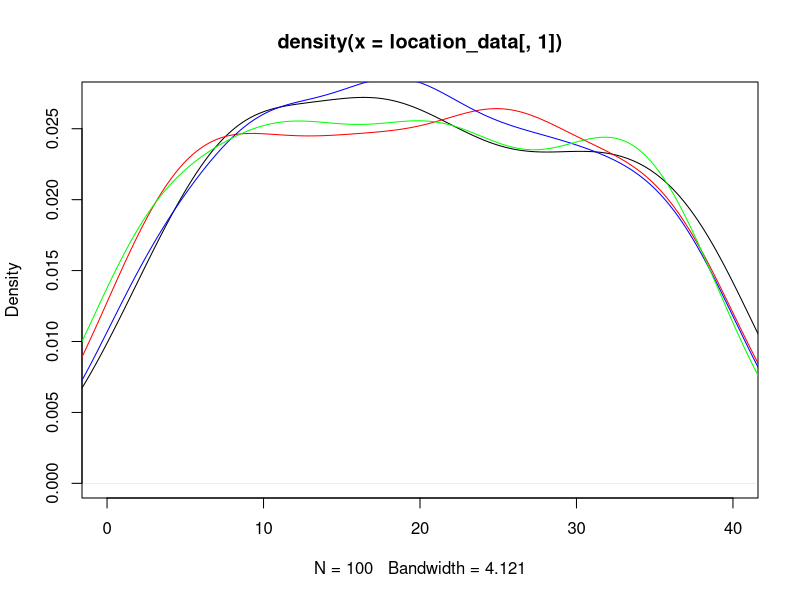
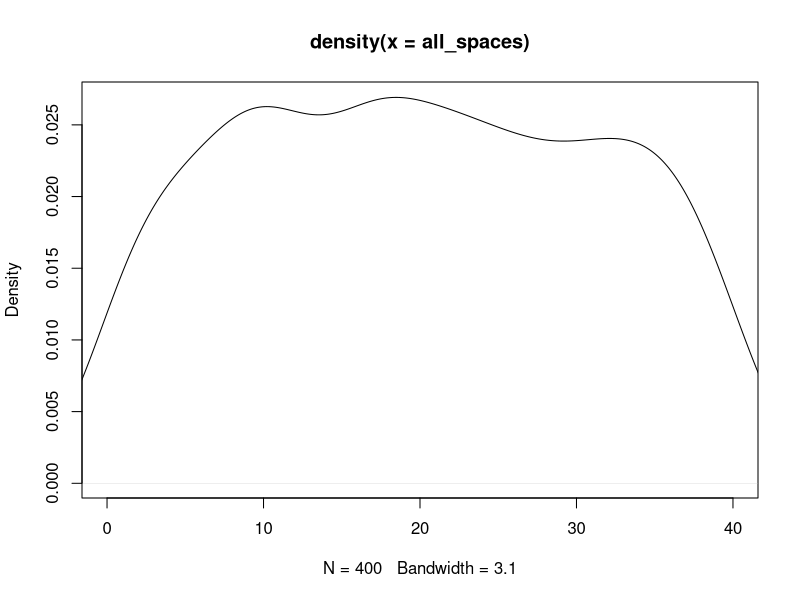
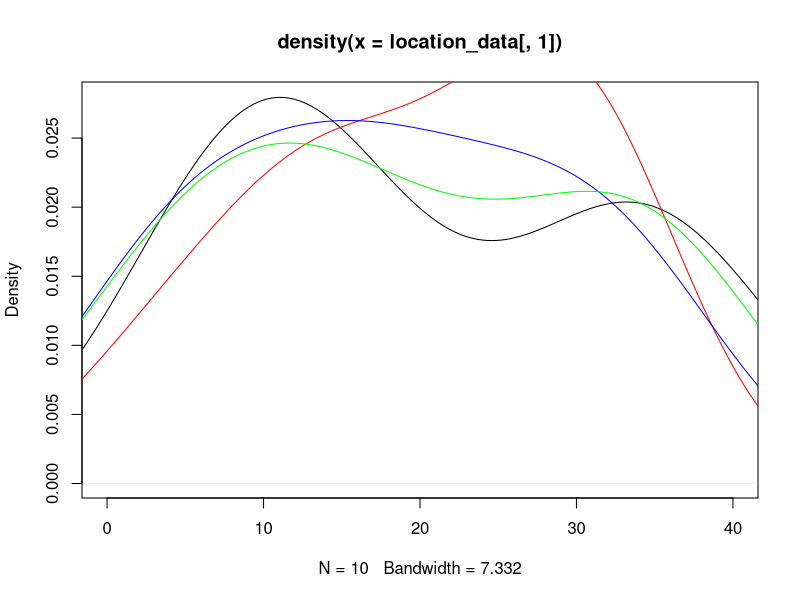
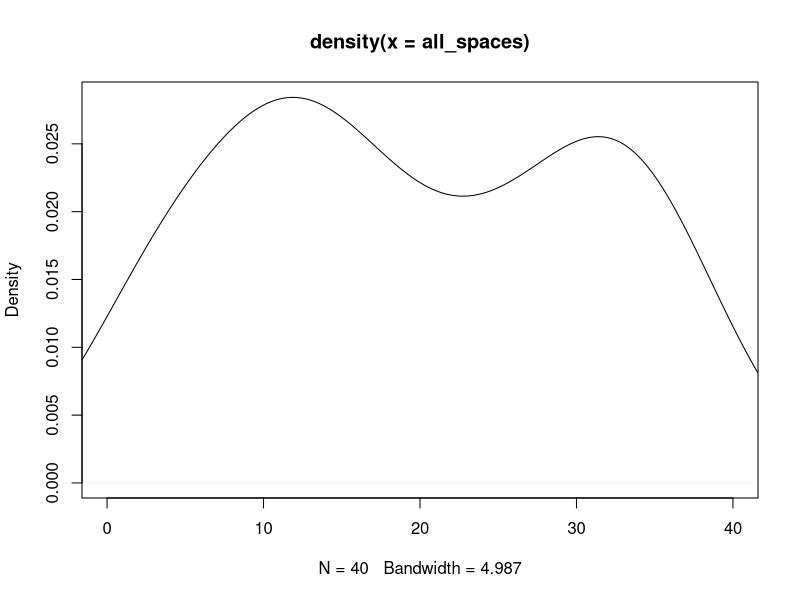
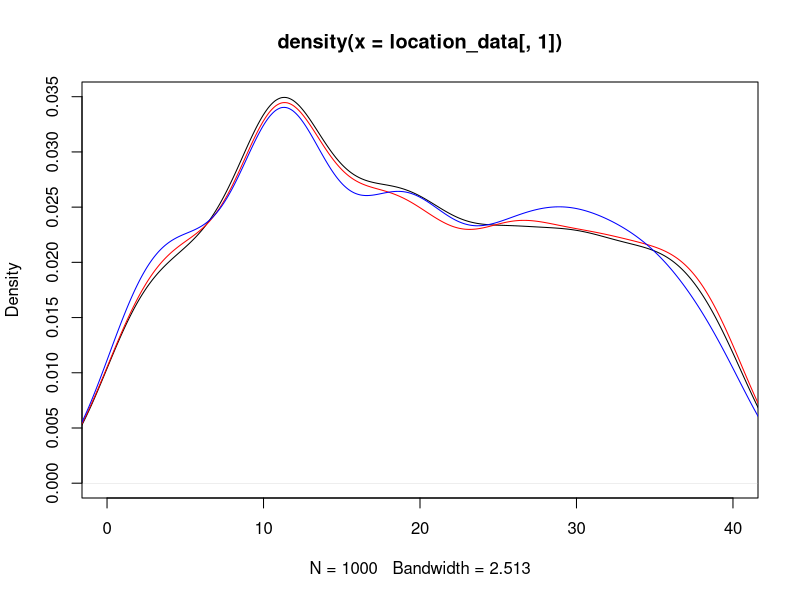
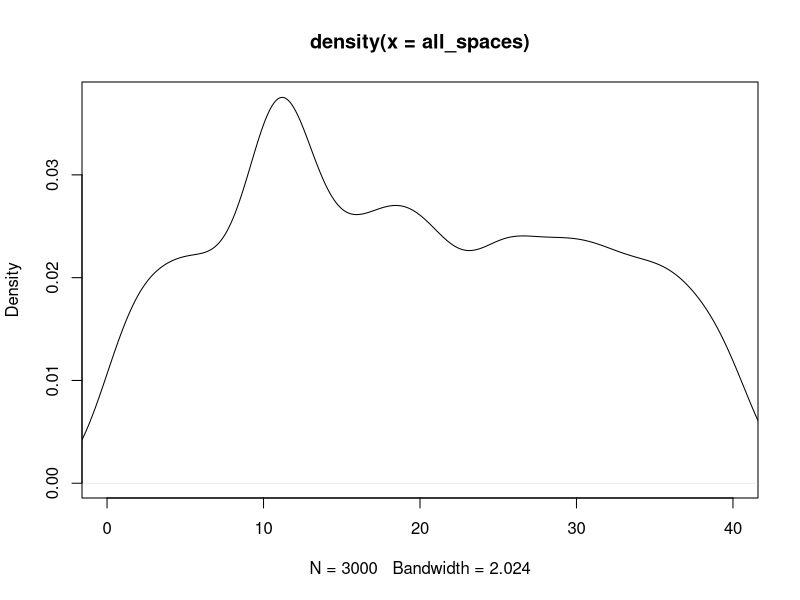

These figures' R source, in order: (Note: this script raises an error after producing the figures.)
## ---- chunk 1
knitr::opts_chunk$set(echo = TRUE)
## ---- chunk 2
#libraries
library(dplyr)
library(ggplot2)
## ---- chunk 3
#Kayleigh
##LET'S GET MOVING

monopolyBoard <- read.csv("MonopolyBoard.csv", header = T)
monopolyBoard

# Using dice rolls to determine where a player will land on the board
#input: "location"; a number 1-40; where the player is on the board
#output: the amount of spaces the player will move until they are on their new location

#note that this is only accounting for standard dice rolls, no special rules yet...

lets_move = function(location) {
  dice_roll_1 <- sample(1:6, 1, replace = TRUE)
  dice_roll_2 <- sample(1:6, 1, replace = TRUE)
  
  roll_total <- sum(dice_roll_1, dice_roll_2)
  roll_double <- dice_roll_1 == dice_roll_2
  
    location = location + roll_total
    
  if (location <= 40) {
    location = location
  } else {
    location = location - 40
  }
  
  space = monopolyBoard$name[monopolyBoard$spaces == location]
  
  print("You're moving forward...")
  print(roll_total)
  
  print("You're on space...")
  print(location)
  
  #print(space) #This prints out the name of the space that they land on. 
}

#testers
lets_move(1)
lets_move(25)
lets_move(38)
lets_move(40)



#A function to move players around the board and to play Monopoly!
#input: "turns"; the amount of turns we should take
#output: a player's new location on the board

lets_play = function(turns) {
  location = 1
  print("Starting Location: GO!")
  for (i in 1:turns) {
    location = lets_move(location)
  }
  print("You've landed on...")
  return(location)
}



lets_play(10) #tester #in this example if you look at a reference monopoly board and "walk" your way around the board with each move being the number in each output, you'll land on the space on the board corresponding to the final output (when counting "GO" as 1 and/or 40) 

#testers 
#"lets_move" and "lets_play" have both been edited to print out phrases for each roll and move to make it easier to determine how the player is moving. 
#"You're moving forward..." gives the player's roll
#"You're on space..." is the players position after 1 turn/"lets_move"
  # Later try to switch this print statement to the name of the spot that the player is on 
#"You've landed on..." gives the final location after running "lets_play" for "x" turns.
  # Later try to switch this print statement to the name of the spot that the player is on 

lets_play(3)
lets_play(10)

## ---- chunk 4
##DOUBLE DOWN

##WORK IN PROGRESS

#A function using dice rolls to determine how many spaces a player will move with the additional rules for "doubles" in Monopoly
#input: "location"; a number 1-40 where the player is on the board
#outut: the number of spaces the player will move on the board, with the special case of rolling three "doubles" and landing in jail
double_down = function(location) {
  dice_roll_1 <- sample(1:6, 1, replace = TRUE)
  dice_roll_2 <- sample(1:6, 1, replace = TRUE)
  
  roll_total <- sum(dice_roll_1, dice_roll_2)
  roll_double <- dice_roll_1 == dice_roll_2
  
  print("roll was")
  print(roll_total)
    
  if (roll_double) {
    
    dice_roll_3 <- sample(1:6, 1, replace = TRUE)
    dice_roll_4 <- sample(1:6, 1, replace = TRUE)
    
    roll_total_2 <- sum(dice_roll_3, dice_roll_4)
    roll_double_2 <- dice_roll_3 == dice_roll_4
    
    print("roll double was")
    print(roll_total_2)

    
    if (roll_double_2) {
      dice_roll_5 <- sample(1:6, 1, replace = TRUE)
      dice_roll_6 <- sample(1:6, 1, replace = TRUE)
      
      roll_total_3 <- sum(dice_roll_5, dice_roll_6)
      roll_double_3 <- dice_roll_5 == dice_roll_6
      
      print("roll double was")
      print(roll_total_3)
      
      if (roll_double_3) {
        location = 11 #Jail
        print("doubles, doubles, doubles")
        print("You're going to JAIL!")
        
      } else {
        location = location + roll_total + roll_total_2 + roll_total_3
        print("doubles, doubles, not doubles")
        print("You're moving forward...")
        print(roll_total + roll_total_2 + roll_total_3)
      }
    } else {
      location = location + roll_total + roll_total_2
      print("doubles, not doubles")
      print("You're moving forward...")
      print(roll_total+roll_total_2)
    }
  } else {
    location = location + roll_total
    print("no doubles")
    print("You're moving forward...")
    print(roll_total)
  }

    
  if (location <= 40) {
    location = location
  } else {
    location = location - 40
  }

  
  print("You're on space...")
  print(location)
}

double_down(1)
#text out in the function is kinda funky right but it's just to make sure its working right
#In final version switch all dice rolls to sample(1:6,...)

## ---- chunk 5
##CHANCE AND COMMUNITY CHEST CARDS
Card_Numbers <- c(1, 2, 3, 4, 5, 6, 7, 8, 9, 10, 11, 12, 13, 14, 15, 16)

Chance_Cards <- c("Advance to Boardwalk", "Advance to Go (Collect $200)", "Advance to Illinois Avenue. If you pass Go, collect $200", "Advance to St. Charles Place. If you pass Go, collect $200", "Advance to the nearest Railroad. If unowned, you may buy it from the Bank. If owned, pay owner twice the rental to which they are otherwise entitled", "Advance to the nearest Railroad. If unowned, you may buy it from the Bank. If owned, pay owner twice the rental to which they are otherwise entitled", "Advance token to nearest Utility. If unowned, you may buy it from the Bank. If owned, throw dice and pay owner a total ten times amount thrown", "Bank pays you dividend of $50", "Get Out of Jail Free", "Go Back 3 Spaces", "Go to Jail. Go directly to Jail, do not pass Go, do not collect $200", "Make general repairs on all your property. For each house pay $25. For each hotel pay $100", "Speeding fine $15", "Take a trip to Reading Railroad. If you pass Go, collect $200", "You have been elected Chairman of the Board. Pay each player $50", "Your building loan matures. Collect $150")

Chance <- data.frame(Chance_Cards, Card_Numbers)
Chance
##Chance cards to move a player to a new space:
  #1 -> Advance to Boardwalk (space 40)
  #2 -> Advance to Go (space 1)
  #3 -> Advance to Illinois Avenue (space 25)
  #4 -> Advance to St. Charles Place (space 12)
  #5 -> Advance to nearest Railroad (space(s) 6, 16, 26, 36)
  #6 -> Advance to nearest Railraod (space(s) 6, 16, 26, 36)
  #7 -> Advance to nearest Utility (space(s) 13, 29)
  #11 -> Go to Jail (space 11)
  #14 -> Take a trip to Reading Railroad (space 6)

Community_Chest_Cards <- c("Advance to Go (Collect $200)", "Bank error in your favor. Collect $200", "Doctor’s fee. Pay $50", "From sale of stock you get $50", "Get Out of Jail Free", "Go to Jail. Go directly to jail, do not pass Go, do not collect $200", "Holiday fund matures. Receive $100", "Income tax refund. Collect $20", "It is your birthday. Collect $10 from every player", "Life insurance matures. Collect $100", "Pay hospital fees of $100", "Pay school fees of $50", "Receive $25 consultancy fee", "You are assessed for street repair. $40 per house. $115 per hotel", "You have won second prize in a beauty contest. Collect $10", "You inherit $100")

Community_Chest <- data.frame(Community_Chest_Cards, Card_Numbers)
Community_Chest

##Community Chest Cards that move a player to a new space:
  #1 -> Advance to GO (space 1)
  #5 -> Go to Jail (space 11)

## ---- chunk 6
# heidi

#the function "who_goes_first" simulates the initial roll before the game begins in order to determine which player goes first
# input is a number of how many players are going to be playing
# output is the value of each players roll and the player that will start the game based on who had the highest roll
who_goes_first <- function(num_players){
  initial_rolls <- c()
  for (i in 1:num_players) {
    player_i_roll <- sum(sample(1:6, 2, replace=TRUE))
    initial_rolls <- c(initial_rolls, player_i_roll) # vector of every player's roll
    print(paste("Player", i, "rolled", player_i_roll))
  }
  cat("\n")
  if(sum(initial_rolls == max(initial_rolls)) >= 2){
    while (sum(initial_rolls == max(initial_rolls)) >= 2) { # if players tied for highest number
      tied_players <- which(initial_rolls==max(initial_rolls)) # identify which players tied
      print("It's a tie! Roll again")
      cat("\n")
      tie_breaker_rolls <- c()
      for (i in tied_players) { # tied players roll again
       player_i_roll2 <- sum(sample(1:6, 2, replace=TRUE))
       tie_breaker_rolls <- c(tie_breaker_rolls, player_i_roll2)
       print(paste("Player", i, "rolled", player_i_roll2))
      }
      initial_rolls <- tie_breaker_rolls
      highest_roll <- max(tie_breaker_rolls)
      highest_player2 <- tied_players[which(tie_breaker_rolls == highest_roll)]
    }
    cat("\n")
    print(paste("Player", highest_player2, "goes first!"))
  }
  else {
    highest_player <- which.max(initial_rolls) # who rolled the highest number
    print(paste("Player", highest_player, "goes first!"))
  }
}

who_goes_first(4) # test function

## ---- chunk 7
# Olivia
# Website for data: https://stat-jet-asu.github.io/Datasets/InstructorDescriptions/monopoly.html

monopolyBoard <- read.csv("MonopolyBoard.csv", header = T)
head(monopolyBoard)

# Kayleigh's lets_play function from above incorporating players and density plots
# uses lets_move function from above
# input: turns, # of turns to iterate through; players, number of players (2-4)
# output: density plot with a line for each player's frequency of spaces landed on 
# & density plot for the combined frequency of spaces landed on for all players

lets_play = function(turns, players) {
  location_data <- as.data.frame(matrix(nrow = turns, ncol = players))
  
for (j in 1:players) {
  location = 1
  
  for (i in 1:turns) {
    
    location = lets_move(location)
    location_data[i,j] <- location
    }
  }
  
  # creates density plot of frequency of landing on each space for each player
  plot(density(location_data[,1]), xlim = c(0,40), col = "black")
  
  colors <- c("red", "blue", "green")
  
  for (k in 2:players) {
  lines(density(location_data[,k]), col = colors[k-1]) # adds a density line for each player after the first
  }
  
  # creates density plot for total frequency landing on each space (all players spaces included)
  all_spaces <- as.vector(as.matrix(location_data))
  plot(density(all_spaces), xlim = c(0,40), col = "black")
  
}
lets_play(100, 4)

## ---- chunk 8

who_goes_first2 <- function(num_players){
  initial_rolls <- c()
  for (i in 1:num_players) {
    player_i_roll <- sum(sample(1:6, 2, replace=TRUE))
    initial_rolls <- c(initial_rolls, player_i_roll) # vector of every player's roll
#    print(paste("Player", i, "rolled", player_i_roll))
  }
  cat("\n")
  if(sum(initial_rolls == max(initial_rolls)) >= 2){
    while (sum(initial_rolls == max(initial_rolls)) >= 2) { # if players tied for highest number
      tied_players <- which(initial_rolls==max(initial_rolls)) # identify which players tied
#      print("It's a tie! Roll again")
#      cat("\n")
      tie_breaker_rolls <- c()
      for (i in tied_players) { # tied players roll again
       player_i_roll2 <- sum(sample(1:6, 2, replace=TRUE))
       tie_breaker_rolls <- c(tie_breaker_rolls, player_i_roll2)
#       print(paste("Player", i, "rolled", player_i_roll2))
      }
      initial_rolls <- tie_breaker_rolls
      highest_roll <- max(tie_breaker_rolls)
      highest_player2 <- tied_players[which(tie_breaker_rolls == highest_roll)]
    }
#    cat("\n")
#    print(paste("Player", highest_player2, "goes first!"))
  }
  else {
    highest_player <- which.max(initial_rolls) # who rolled the highest number
#    print(paste("Player", highest_player, "goes first!"))
#    return(highest_player)
  
    
  # creating player order
  player_order <- length(num_players)
  player_order[1] <- as.integer(highest_player)

 for (j in 2:num_players) {
    
  player_order[j] <- as.integer(player_order[j-1] + 1)
  if (player_order[j] > num_players) {
    player_order[j] <- 1
  }
 }
  print(player_order)
  }
  
  playerlist <- (list(highest_player, player_order))
  return(playerlist)
}

who_goes_first2(4)

## ---- chunk 9
# Question number 3 -- including jail and double rolls


lets_move2 = function(location) {
  dice_roll_1 <- sample(1:6, 1, replace = TRUE)
  dice_roll_2 <- sample(1:6, 1, replace = TRUE)
  
  roll_total <- sum(dice_roll_1, dice_roll_2)
  roll_double <- dice_roll_1 == dice_roll_2
  
    location = location + roll_total # updates location to be previous location + roll total
    double3 = "false" # double3 is assigned "true" if the player double rolls 3x (as seen in if statement below), otherwise it is assigned "false" 
    
  # first double roll -> roll again
  if (roll_double == TRUE) {
    dice_roll_3 <- sample(1:6, 1, replace = TRUE)
    dice_roll_4 <- sample(1:6, 1, replace = TRUE)
    
    roll_total2 <- sum(dice_roll_3, dice_roll_4)
    roll_double2 <- dice_roll_3 == dice_roll_4
    
    location = location + roll_total2
    double3 = "false"
    
    # if player is at a location past 40, subtract 40 so they go back to the GO space at location "41"
    # this is included in each if statement below so that it applies if player has to roll again
    if (location <= 40) {
      location = location
    } else {
      location = location - 40
    }
     
      # second double roll -> roll again
      if (roll_double2 == TRUE) {
        dice_roll_5 <- sample(1:6, 1, replace = TRUE)
        dice_roll_6 <- sample(1:6, 1, replace = TRUE)
    
        roll_total3 <- sum(dice_roll_5, dice_roll_6)
        roll_double3 <- dice_roll_5 == dice_roll_6
    
        location = location + roll_total3
        double3 = "false"
        
        if (location <= 40) {
          location = location
        } else {
          location = location - 40
        }
        
        # third double roll -> go to jail
          if (roll_double3 == TRUE) {
            location = monopolyBoard$spaces[monopolyBoard$name == "Jail"]
            double3 = "true"
          }
      }
  }  
    
  if (location <= 40) {
    location = location
  } else {
    location = location - 40
  }
  
  listdata <- (list(location, double3)) # creates list for outputs "location" and "double3"
  # if you need to access location from this function, use lets_move2(location)[[1]]
  # if you need to access double3, use lets_move2(double3)[[2]]
  return(listdata)
  
}


## ---- chunk 10


lets_play2 = function(turns, players) {
  
  location_data <- as.data.frame(matrix(nrow = turns, ncol = players)) # dataframe will keep data for locations of players for each turn
  double3data <- as.data.frame(matrix(nrow = turns, ncol = players)) # dataframe will say "true" if player double rolled 3x (which lands them in jail) and "false" if they didn't double roll 3x
  
  for (j in 1:players) { # rotates through each player
    location = 1 # each player starts at location 1
    double3 = 0 # initializing "double3" which will be later assigned a "true" or "false" based on if player double rolled 3x
  
    for (i in 1:turns) { # iterates through number of turns
      
        location = lets_move2(location)[[1]] # takes location from lets_move2 function and assigns it to location
        location_data[i,j] <- as.integer(location) # puts location value into the dataframe of locations for each player
        double3data[i,j] <- lets_move2(double3)[[2]] # takes "true" or "false" value from double3 and adds it to double3data dataframe
        
      # deals with landing in jail from "go to jail" space and staying there for next 3 turns
      if (31 %in% location_data[i-1,j]) { # if you landed on 31 in the last turn (i-1 turn), you go to jail (space 11) for the ith turn
        location <- 11
        location_data[i,j] <- as.integer(location) # new location is 11
      } else if (11 %in% location_data[i-1,j] & 31 %in% location_data[i-2,j]) { # if you were on space 11 last turn AND you were on space 31 2 turns ago, you stay in jail (space 11) for turn i
        location <- 11
        location_data[i,j] <- as.integer(location)
      } else if (11 %in% location_data[i-2,j] & 31 %in% location_data[i-3,j]) {
        location <- 11
        location_data[i,j] <- as.integer(location)
      }
        
      # landing in jail from 3x double roll and staying there for next 3 turns
      if (11 %in% location_data[i,j] & "true" %in% double3data[i-1,j]) { # if player's location is 11 (jail) and double3data is"true" (player double rolled 3x), player stays in jail. all 3 if/else if statements keep player in jail for the next 3 turns
        location <- 11
        location_data[i,j] <- as.integer(location)
      } else if (11 %in% location_data[i-1,j] & "true" %in% double3data[i-2,j]) { # 
        location <- 11
        location_data[i,j] <- as.integer(location)
      } else if (11 %in% location_data[i-2,j] & "true" %in% double3data[i-3,j]) {
        location <- 11
        location_data[i,j] <- as.integer(location)
      }
        
    }
  }
  #print(location_data)
  
  # creates density plot of frequency of landing on each space for each player
  plot(density(location_data[,1]), xlim = c(0,40), col = "black")
  
  colors <- c("red", "blue", "green")
  
  for (k in 2:players) {
    lines(density(location_data[,k]), col = colors[k-1]) # adds a density line for each player after the first
  }
  
  # creates density plot for total frequency landing on each space (all players spaces included)
  all_spaces <- as.vector(as.matrix(location_data))
  plot(density(all_spaces), xlim = c(0,40), col = "black")
  
}
 
lets_play2(10, 4)


# how should we go about recording spaces landed on when double rolls occur?

## ---- chunk 11
#4 - Kayleigh and Maddie 
#Chance - spaces 8, 23, 37
#Community Chest - spaces 3, 18, 34
Chance

Drawing_Chance = function(location) {
  location = location
  draw_card <- sample(1:16, 1, replace = TRUE)
  player_card <- Chance$Chance_Cards[draw_card]
  print(player_card)
  
      if(draw_card == 1) {
        location = 1
      }
      
      if(draw_card == 2) {
        location = 1
      }
      
      if(draw_card == 3) {
        location = 25
      }
  
      if(draw_card == 4){
        location = 12
      }
    
      if(draw_card == 5){
        if(location >= 37 && location <= 5){
              location = 6
            } else {
              if (location >= 6 && location <= 15){
                location = 16
              } else {
                if(location >= 16 && location <= 25){
                  location = 26
                } else {
                  location = 36
                }
              }
            }
    }
  
    if(draw_card == 6){
        if(location >= 37 && location <= 5){
              location = 6
            } else {
              if (location >= 6 && location <= 15){
                location = 16
              } else {
                if(location >= 16 && location <= 25){
                  location = 26
                } else {
                  location = 36
                }
              }
            }
    }
  
    if(draw_card == 7){
        if(location >= 29 && location <= 12){
              location = 13
            } else {
              location = 29
    }
  }
  
    if(draw_card == 11) {
      location = 11
    }
  
    if(draw_card == 14) {
      location = 6
    }
  
    if(draw_card == 10) {
      location = location - 3
    }
  
    location = location
    return(location)
}

Drawing_Community_Chest = function(location) {
  location = location
  draw_card_chest <- sample(1:16, 1, replace = TRUE)
  player_card_chest <- Community_Chest$Community_Chest_Cards[draw_card_chest]
  print(player_card_chest)
  print(location)
  
  if (draw_card_chest == 1) {
    location = 1
  } else {
    if (draw_card_chest == 6) {
    location = 11
    } else {
      location = location
    }
  
  }
  
  location = location 
  return(location)
}


lets_move3 = function(location) {
  dice_roll_1 <- sample(1:6, 1, replace = TRUE)
  dice_roll_2 <- sample(1:6, 1, replace = TRUE)
  
  roll_total <- sum(dice_roll_1, dice_roll_2)
  roll_double <- dice_roll_1 == dice_roll_2
  
    location = location + roll_total
    double3 = "false"

  if (location <= 40) {
      location = location
  } else {
      location = location - 40
  }

  
  if(location == 8 || location == 23 || location == 27) {
    location = Drawing_Chance(location)

  }
  
  if(location == 3 || location == 18 || location == 34) {
    location = Drawing_Community_Chest(location)

  }
    
  # first double roll -> roll again
  if (roll_double == TRUE) {
    dice_roll_3 <- sample(1:6, 1, replace = TRUE)
    dice_roll_4 <- sample(1:6, 1, replace = TRUE)
    
    roll_total2 <- sum(dice_roll_3, dice_roll_4)
    roll_double2 <- dice_roll_3 == dice_roll_4
    
    location = location + roll_total2
    double3 = "false"
    
    if (location <= 40) {
      location = location
    } else {
      location = location - 40
    }
    
    
    if(location == 8 || location == 23 || location == 27) {
    location = Drawing_Chance(location)
    }
  
  if(location == 3 || location == 18 || location == 34) {
    location = Drawing_Community_Chest(location)
    }
     
      # second double roll -> roll again
      if (roll_double2 == TRUE) {
        dice_roll_5 <- sample(1:6, 1, replace = TRUE)
        dice_roll_6 <- sample(1:6, 1, replace = TRUE)
    
        roll_total3 <- sum(dice_roll_5, dice_roll_6)
        roll_double3 <- dice_roll_5 == dice_roll_6
    
        location = location + roll_total3
        double3 = "false"
        
        if (location <= 40) {
          location = location
        } else {
          location = location - 40
        }
        
        if(location == 8 || location == 23 || location == 27) {
          location = Drawing_Chance(location)
        }
  
        if(location == 3 || location == 18 || location == 34) {
          location = Drawing_Community_Chest(location)
         
        }
        
        # third double roll -> go to jail
          if (roll_double3 == TRUE) {
            location = monopolyBoard$spaces[monopolyBoard$name == "Jail"]
            double3 = "true"
          }
      }
  }  
   
  location = location 
  listdata <- (list(location, double3))
  return(listdata)
  
}

lets_move3(1)


lets_play3 = function(turns, players) {
  
  location_data <- as.data.frame(matrix(nrow = turns, ncol = players))
  double3data <- as.data.frame(matrix(nrow = turns, ncol = players))
  
  for (j in 1:players) {
    location = 1
    double3 = 0
  
    for (i in 1:turns) {
      
        location = lets_move3(location)[[1]]
        location_data[i,j] <- as.integer(location)
        double3data[i,j] <- lets_move3(double3)[[2]]
        
      # deals with landing in jail from "go to jail" space and staying there for next 3 turns
      if (31 %in% location_data[i-1,j]) { # if you land on 31 (go to jail), next location is in jail (space 11)
        location <- 11
        location_data[i,j] <- as.integer(location)
      } else if (11 %in% location_data[i-1,j] & 31 %in% location_data[i-2,j]) {
        location <- 11
        location_data[i,j] <- as.integer(location)
      } else if (11 %in% location_data[i-2,j] & 31 %in% location_data[i-3,j]) {
        location <- 11
        location_data[i,j] <- as.integer(location)
      }
        
      # landing in jail from 3x double roll and staying there for next 3 turns
      if (11 %in% location_data[i,j] & "true" %in% double3data[i-1,j]) { # "true" means player double rolled 3x -> jail
        location <- 11
        location_data[i,j] <- as.integer(location)
      } else if (11 %in% location_data[i-1,j] & "true" %in% double3data[i-2,j]) { # 
        location <- 11
        location_data[i,j] <- as.integer(location)
      } else if (11 %in% location_data[i-2,j] & "true" %in% double3data[i-3,j]) {
        location <- 11
        location_data[i,j] <- as.integer(location)
      }
        
    }
  }
  #print(location_data)
  
  # creates density plot of frequency of landing on each space for each player
  plot(density(location_data[,1]), xlim = c(0,40), col = "black")
  
  colors <- c("red", "blue", "green")
  
  for (k in 2:players) {
    lines(density(location_data[,k]), col = colors[k-1]) # adds a density line for each player after the first
  }
  
  # creates density plot for total frequency landing on each space (all players spaces included)
  all_spaces <- as.vector(as.matrix(location_data))
  plot(density(all_spaces), xlim = c(0,40), col = "black")
  
}

lets_play3(1000,3)
## ---- chunk 12

monopolyBoard1 <- read.csv("MonopolyBoard.csv", header = T)
head(monopolyBoard1)

kaciesboard <- monopolyBoard1 %>% select(., "name", "type", "color", "spaces")
kaciestibble <- as_tibble(kaciesboard)
kaciestibble

freq <- kaciestibble %>% ggplot(., mapping=aes(x="names" )) +geom_freqpoly()

freq
 
## ---- chunk 13
#hello
dice_roll <- sum(sample(1:6, 2, replace = TRUE))

#Need to figure out how to exchange money between players
Chance_Money <- function(money){
  money = money
  draw_card <- sample(1:16, 1, replace = TRUE)
  player_card <- Chance$Chance_Cards[draw_card]
  print(player_card)
  
  if(draw_card == 2){
    money = money + 200
  }
  
  if(draw_card == 8){
    money = money + 50
  }
  
  if(draw_card == 12){
    if(properties == 5){
      money = money - 125
    }
    if(properties == 6){
      money = money - 150
    }
  }
  
  if(draw_card == 13){
    money = money - 15
  }
  
  if(draw_card == 16){
    money = money + 150
  }
}

#Need to figure out how to exchange money between players
Community_Chest_Money <- function(money){
  money = money
  draw_card <- sample(1:16, 1, replace = TRUE)
  player_card <- Community_Chest$Community_Chest_Cards[draw_card]
  print(player_card)
  
  if(draw_card == 1){
    money = money + 200
  }
  
  if(draw_card == 2){
    money = money + 200
  }
  
  if(draw_card == 3){
    money = money - 50
  }
  
  if(draw_card == 4){
    money = money + 50
  }
  
  if(draw_card == 7){
    money = money + 100
  }
  
  if(draw_card == 8){
    money = money + 20
  }
  
  if(draw_card == 10){
    money = money + 100
  }
  
  if(draw_card == 11){
    money = money - 100
  }
  
  if(draw_card == 12){
    money = money - 50
  }
  
  if(draw_card == 13){
    money = money + 25
  }
  
  if(draw_card == 15){
    money = money + 10
  }
  
  if(draw_card == 16){
    money = money + 100
  }
}

Chance
Community_Chest
## ---- chunk 14
Players <- c("Player 1", "Player 2", "Player 3", "Player 4")
Player_Bank <- c("1250", "1250", "1250", "1250")

The_Players <- data.frame(Player, Player_Bank)
The_Players

monopolyBoard

Property <- c("Mediterranean", "Baltic", "Reading Railroad", "Oriental", "Vermot", "Connecticut", "St. Charles", "Electriv Company", "States", "Virginia", "Pennsylvania Railroad", "St. James", "Tennessee", "New York", "Kentucky", "Indiana", "Illinios", "B&O Railroad", "Atlantic", "Ventnor", "Water Works", "Marvin Gardens", "Pacific", "N. Carolina", "Pennsylvania", "Short Line Railroad", "Park Place", "Boardwalk")
Property_Status <- c("Unowned")
